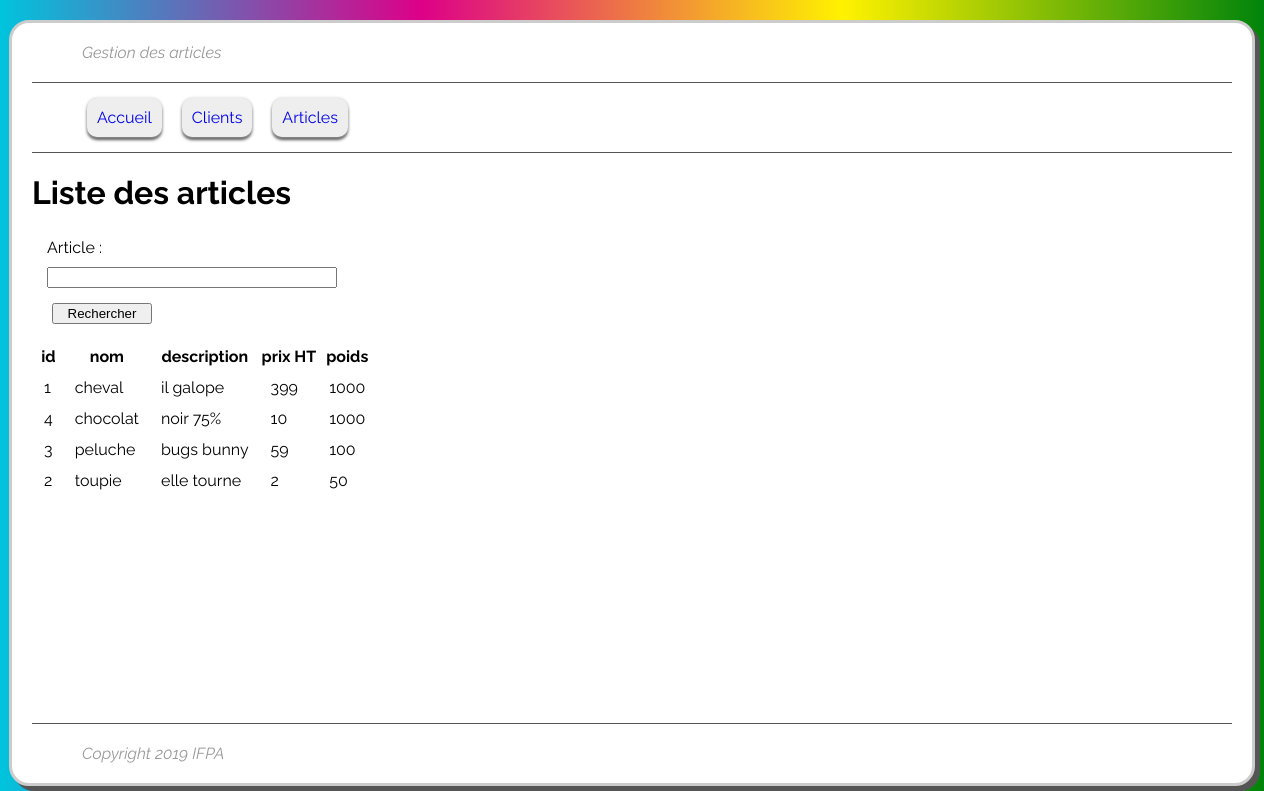
The app's page /?p=articles with its own data.
### tables this page shows
CREATE TABLE `articles` (
  `id` int(11) NOT NULL,
  `nom` varchar(255) NOT NULL,
  `description` varchar(255) NOT NULL,
  `prixht` int(11) NOT NULL,
  `poids` int(11) NOT NULL
);

### controler/articles.php (called while the page is built)
<?php
function rechArticles($nom = null){
try{
   $listeArticles = getArticles($nom);
   require_once('vues/vue-articles.php');
}
catch(Exception $erreur){
   affichErreur($erreur);
}
}
?>

### modeles/modele.php (called while the page is built, shortened)
<?php
function getConnex(){
   $hote = 'localhost';
   $bdd = 'poo';
   $utilisateur = 'poo';
   $mdp = 'poo';
   $pdo = new PDO('mysql:host='.$hote.';dbname='.$bdd, $utilisateur, $mdp);
   return $pdo;
}
function getArticles($nom = null){
   $pdo = getConnex();
   $requete = $pdo->prepare('SELECT * from articles WHERE nom LIKE ? ORDER BY nom;');
   $requete->execute(array($nom.'%'));
   $liste = $requete->fetchAll(PDO::FETCH_ASSOC);
   return $liste;
}

### vues/vue-articles.php (the view, shortened to what this page needs)
   <h1>Liste des articles</h1>
<form action="" method="get">
<label for="article">Article :</label><input type="text" id="article" name="article">
<button type="submit">Rechercher</button>
</form>
   <table>
      <thead>
         <tr>
            <th>id</th>
            <th>nom</th>
            <th>description</th>
            <th>prix HT</th>
            <th>poids</th>
         </tr>
      </thead>
      <tbody>
      <?php foreach($listeArticles as $ligne): ?>
         <tr>
            <td> <?php echo $ligne['id']; ?> </td>
            <td> <?php echo $ligne['nom']; ?> </td>
            <td> <?php echo $ligne['description']; ?> </td>
            <td> <?php echo $ligne['prixht']; ?> </td>
            <td> <?php echo $ligne['poids']; ?> </td>
         </tr>
         <?php endforeach; ?>
      </tbody>
   </table>
<?php require_once("templates/template.php"); ?>

### style.css (style rules this page uses)
body { background : linear-gradient(to right, #00c4dd, #dd0088, #fff200, #00840b); height: 100vh; font-family: "Raleway"; }
th { padding-bottom: 5px; }
td { padding: 5px 10px; }
form { display: flex; flex-direction: column; margin: 10px; width: 300px; }
label { margin: 5px; }
input { margin: 5px; }
button { margin: 10px; width: 100px; }

### records on screen
articles: id "1", nom "cheval", description "il galope", prixht "399", poids "1000"
articles: id "4", nom "chocolat", description "noir 75%", prixht "10", poids "1000"
articles: id "3", nom "peluche", description "bugs bunny", prixht "59", poids "100"
articles: id "2", nom "toupie", description "elle tourne", prixht "2", poids "50"

### other values on screen
$entete "Gestion des articles"
$pied "Copyright 2019 IFPA"
